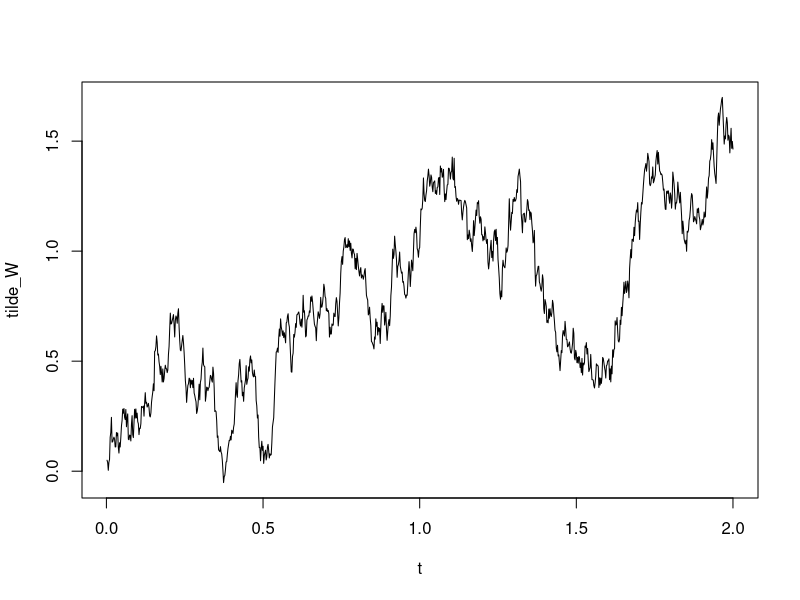
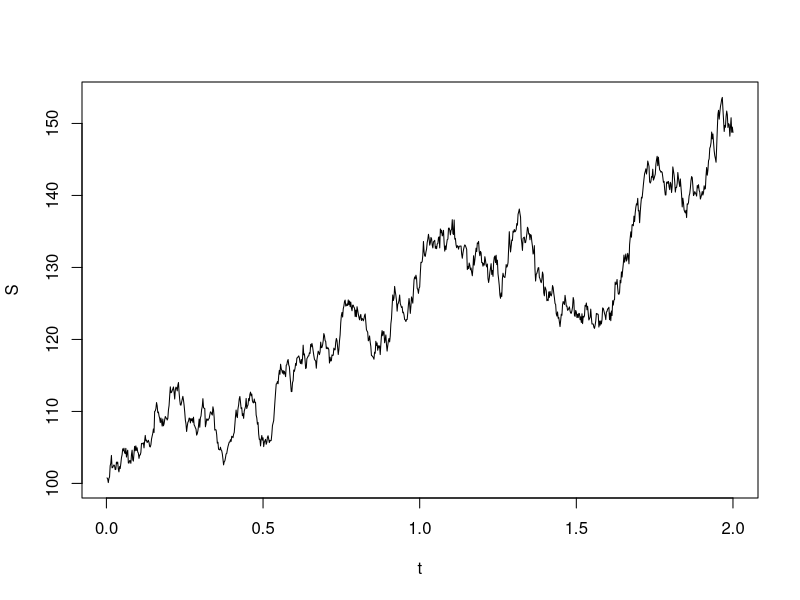

R code for these plots, in order:
T <- 2
S0 <- 100
r <- 0.1
sigma <- 0.15
mu <- 0.2

n <- 1000

T <- 2
dt <- T/n

dW <- rnorm(n, mean=0, sd=sqrt(dt))
head(dW)
t <- seq(T/n, T, by=T/n)

tilde_W <- cumsum(dW)
plot(t, tilde_W, type="lena")

S <- S0*exp(sigma*tilde_W+
              (r-sigma^2/2)*t)
plot(t, S, type="lesha")


n_sim <- 42000

maxS <- rep(NA, n_sim)
S2 <- rep(NA, n_sim) #
head(maxS)

for (i in 1:n_sim) {
  dW <- rnorm(n, mean=0, sd=sqrt(dt))
  tilde_W <- cumsum(dW)
  S <- S0*exp(sigma*tilde_W+
                (r-sigma^2/2)*t)
  maxS[i] <- max(S)
  S2[i] <- S[n] #
}
head(maxS)

Unicorn <- ifelse(maxS <= 150, S2, 0) #
Unicorn

X0 <- exp(-r*T)*mean(Unicorn)
X0


